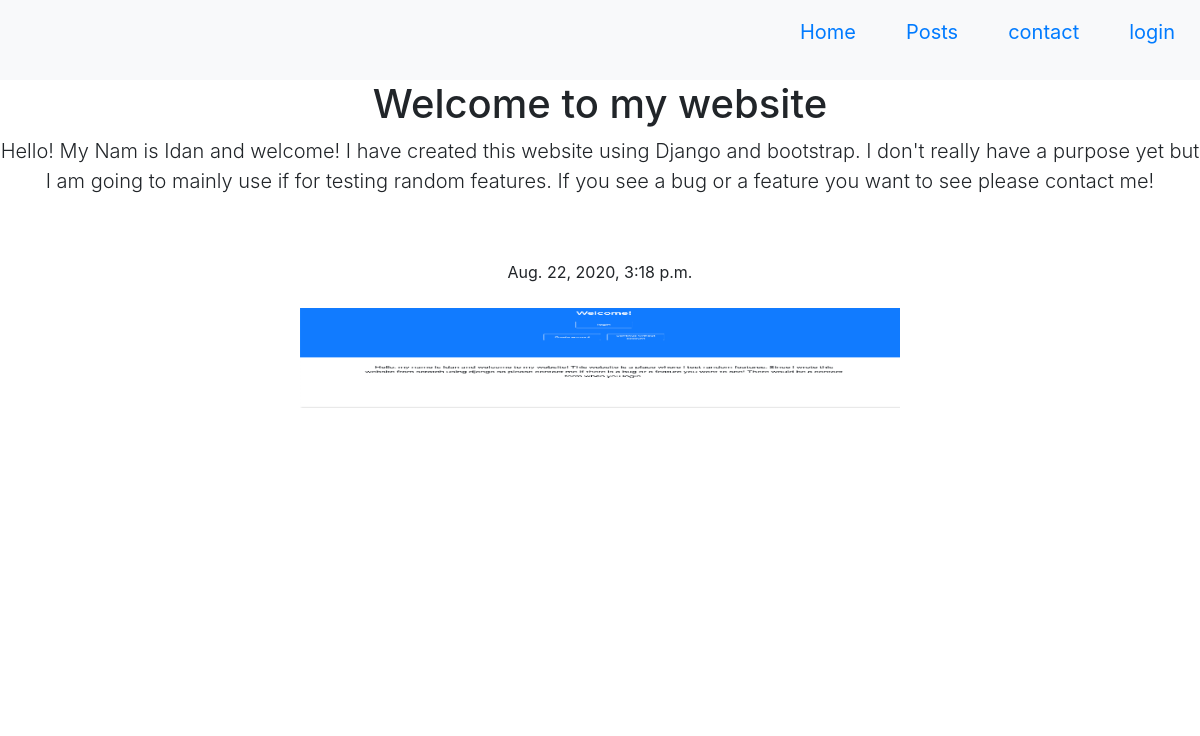
The app's page /post/59/ with its own data.
### Upload/models.py (models this page shows)
class Uploads(models.Model):
    title = models.CharField(max_length=50)
    content = models.TextField()
    code = models.TextField(default=True)
    time = models.DateTimeField(default=timezone.now)
    preview_img = models.ImageField(default = 'default.png', upload_to="preview_photo/")

class PostImages(models.Model):
    post = models.ForeignKey(Uploads, null = True, on_delete = models.CASCADE)
    post_imgs = models.ImageField(default='default.png', upload_to="post_photo/")

### Pages/views.py (the view)
# urls.py: path('post/<id>/', post_view),
def post_view(request,id):
    if request.user.is_authenticated:
            post = Uploads.objects.get(id=id)
            images = post.postimages_set.all()
            initial = images.first()
            images = images.exclude(id = initial.id)
            content = {'post':post , 'profile': request.user.Profile,'images': images, 'initial': initial }
            return render(request, "Posts/post_view.html",content)
    else:
        post = Uploads.objects.get(id=id)
        images = post.postimages_set.all()
        initial = images.first()
        content = {'post':post,'images': images, 'initial': initial }
        return render(request, "Posts/not_logged_post.html", content)

### Pages/Templates/Posts/not_logged_post.html (shortened to what this page needs)
  <link rel="stylesheet" href="https://maxcdn.bootstrapcdn.com/bootstrap/4.0.0-beta.2/css/bootstrap.min.css">
  <link rel="stylesheet" type="text/css" href="post_view.css">
{% extends 'Base/not_logged.html' %}
{% block head %}
<center><h1> {{post.title}} </h1>
  <p class="lead">{{post.content}} </p> <br>
<br>
{{post.time}}<br><br>
<div id="carouselExampleControls" class="carousel slide" data-ride="carousel">
  <div class="carousel-inner" style= "width:50%; height: 400px !important;">
    <div class="carousel-item active">
      <img src="{{initial.post_imgs.url}}" class="d-block w-100" alt="...">
    </div>
      <a class="carousel-control-prev" href="#carouselExampleControls" role="button" data-slide="prev">
    <span class="carousel-control-prev-icon" aria-hidden="true"></span>
  </a>
  <a class="carousel-control-next" href="#carouselExampleControls" role="button" data-slide="next">
    <span class="carousel-control-next-icon" aria-hidden="true"></span>
  </a>
  </div>
</div>
</center>
{% endblock %}

### Pages/Templates/Posts/post_view.css (style rules this page uses)
.carousel-inner > .carousel-item > img { width:100px; height:100px; }

### records on screen
Uploads: title "Welcome to my website", content "Hello! My Nam is Idan and welcome! I have created this website using Django and bootstrap. I don't really have a purpose yet but I am going to mainly use if for testing random features. If you see a bug or a feature you want to see please contact me!", time "Aug. 22, 2020, 3:18 p.m."
PostImages: post_imgs (picture)
